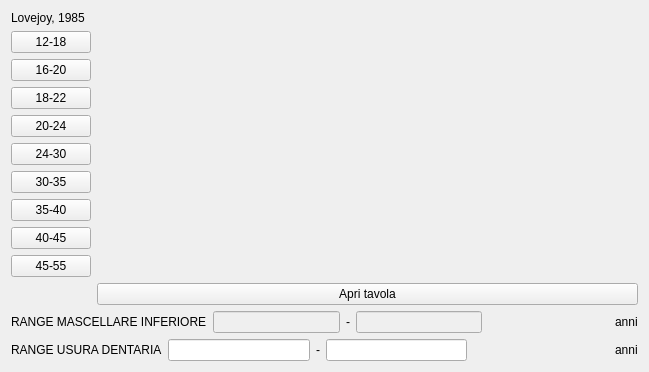
     <widget class="QWidget" name="tabWidgetPage4">
      <attribute name="title">
       <string>Usura dentaria totale</string>
      </attribute>
      <layout class="QGridLayout" name="gridLayout_36">
       <item row="1" column="0">
        <layout class="QGridLayout" name="gridLayout_6">
         <item row="0" column="0">
          <widget class="QPushButton" name="pushButton_ms_inf_12_18">
           <property name="text">
            <string>12-18</string>
           </property>
          </widget>
         </item>
         <item row="1" column="0">
          <widget class="QPushButton" name="pushButton_ms_inf_16_20">
           <property name="text">
            <string>16-20</string>
           </property>
          </widget>
         </item>
         <item row="2" column="0">
          <widget class="QPushButton" name="pushButton_ms_inf_18_22">
           <property name="text">
            <string>18-22</string>
           </property>
          </widget>
         </item>
         <item row="3" column="0">
          <widget class="QPushButton" name="pushButton_ms_inf_20_24">
           <property name="text">
            <string>20-24</string>
           </property>
          </widget>
         </item>
         <item row="4" column="0">
          <widget class="QPushButton" name="pushButton_ms_inf_24_30">
           <property name="text">
            <string>24-30</string>
           </property>
          </widget>
         </item>
         <item row="5" column="0">
          <widget class="QPushButton" name="pushButton_ms_inf_30_35">
           <property name="text">
            <string>30-35</string>
           </property>
          </widget>
         </item>
         <item row="6" column="0">
          <widget class="QPushButton" name="pushButton_ms_inf_35_40">
           <property name="text">
            <string>35-40</string>
           </property>
          </widget>
         </item>
         <item row="7" column="0">
          <widget class="QPushButton" name="pushButton_ms_inf_40_45">
           <property name="text">
            <string>40-45</string>
           </property>
          </widget>
         </item>
         <item row="8" column="0">
          <widget class="QPushButton" name="pushButton_ms_inf_45_55">
           <property name="text">
            <string>45-55</string>
           </property>
          </widget>
         </item>
        </layout>
       </item>
       <item row="1" column="1">
        <spacer name="horizontalSpacer_9">
         <property name="orientation">
          <enum>Qt::Horizontal</enum>
         </property>
         <property name="sizeHint" stdset="0">
          <size>
           <width>541</width>
           <height>20</height>
          </size>
         </property>
        </spacer>
       </item>
       <item row="3" column="0" colspan="2">
        <layout class="QHBoxLayout" name="horizontalLayout_6">
         <item>
          <widget class="QLabel" name="label_4_sistema_latero_anteriore_66">
           <property name="text">
            <string>RANGE MASCELLARE INFERIORE</string>
           </property>
          </widget>
         </item>
         <item>
          <widget class="QLineEdit" name="lineEdit_ms_inf_min">
           <property name="enabled">
            <bool>false</bool>
           </property>
           <property name="alignment">
            <set>Qt::AlignCenter</set>
           </property>
          </widget>
         </item>
         <item>
          <widget class="QLabel" name="label_5_1_s_47">
           <property name="text">
            <string>-</string>
           </property>
          </widget>
         </item>
         <item>
          <widget class="QLineEdit" name="lineEdit_ms_inf_max">
           <property name="enabled">
            <bool>false</bool>
           </property>
           <property name="alignment">
            <set>Qt::AlignCenter</set>
           </property>
          </widget>
         </item>
         <item>
          <spacer name="horizontalSpacer_5">
           <property name="orientation">
            <enum>Qt::Horizontal</enum>
           </property>
           <property name="sizeHint" stdset="0">
            <size>
             <width>40</width>
             <height>20</height>
            </size>
           </property>
          </spacer>
         </item>
         <item>
          <widget class="QLabel" name="label_5_1_s_46">
           <property name="text">
            <string>anni</string>
           </property>
          </widget>
         </item>
        </layout>
       </item>
       <item row="4" column="0" colspan="2">
        <layout class="QGridLayout" name="gridLayout_8">
         <item row="0" column="0">
          <widget class="QLabel" name="label_4_sistema_latero_anteriore_65">
           <property name="text">
            <string>RANGE USURA DENTARIA</string>
           </property>
          </widget>
         </item>
         <item row="0" column="1">
          <widget class="QLineEdit" name="lineEdit_usura_min">
           <property name="enabled">
            <bool>true</bool>
           </property>
           <property name="alignment">
            <set>Qt::AlignCenter</set>
           </property>
          </widget>
         </item>
         <item row="0" column="2">
          <widget class="QLabel" name="label_5_1_s_49">
           <property name="text">
            <string>-</string>
           </property>
          </widget>
         </item>
         <item row="0" column="3">
          <widget class="QLineEdit" name="lineEdit_usura_max">
           <property name="enabled">
            <bool>true</bool>
           </property>
           <property name="alignment">
            <set>Qt::AlignCenter</set>
           </property>
          </widget>
         </item>
         <item row="0" column="4">
          <spacer name="horizontalSpacer_4">
           <property name="orientation">
            <enum>Qt::Horizontal</enum>
           </property>
           <property name="sizeHint" stdset="0">
            <size>
             <width>40</width>
             <height>20</height>
            </size>
           </property>
          </spacer>
         </item>
         <item row="0" column="5">
          <widget class="QLabel" name="label_5_1_s_58">
           <property name="text">
            <string>anni</string>
           </property>
          </widget>
         </item>
        </layout>
       </item>
       <item row="0" column="0">
        <widget class="QLabel" name="label_15">
         <property name="layoutDirection">
          <enum>Qt::RightToLeft</enum>
         </property>
         <property name="text">
          <string>Lovejoy, 1985</string>
         </property>
        </widget>
       </item>
       <item row="2" column="0">
        <spacer name="horizontalSpacer_19">
         <property name="orientation">
          <enum>Qt::Horizontal</enum>
         </property>
         <property name="sizeHint" stdset="0">
          <size>
           <width>40</width>
           <height>20</height>
          </size>
         </property>
        </spacer>
       </item>
       <item row="2" column="1">
        <widget class="QPushButton" name="pushButton_2">
         <property name="text">
          <string>Apri tavola</string>
         </property>
        </widget>
       </item>
      </layout>
     </widget>
